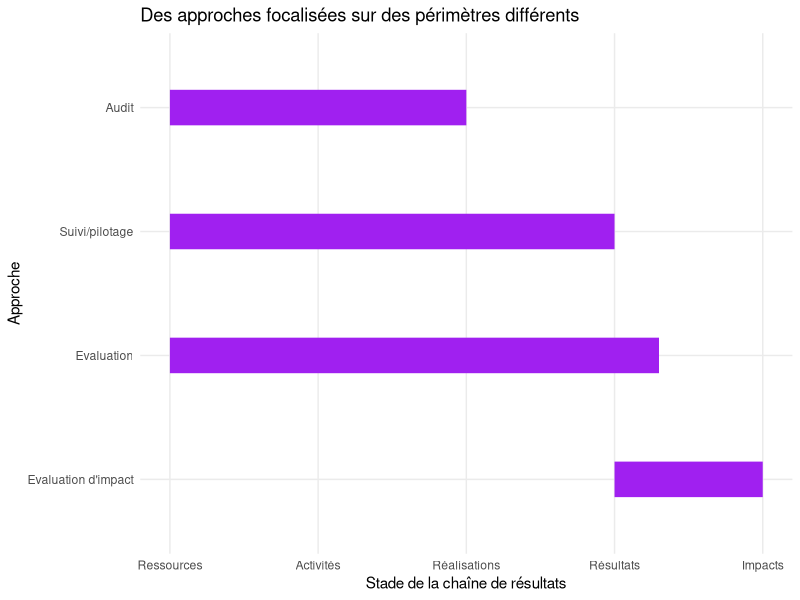

The R source for this figure:
## ---- chunk 1
library(ggplot2)
library(dplyr)

# Données
data <- data.frame(
  Approche = factor(c("Audit", "Suivi/pilotage", "Evaluation", "Evaluation d'impact"), 
                    levels = c("Evaluation d'impact", "Evaluation", "Suivi/pilotage", "Audit")), 
  Debut = c(1, 1, 1, 4),  # Indices correspondant à Ressources, Activités, etc.
  Fin = c(3, 4, 4.3, 5)
)

# Ajout des noms pour les niveaux
levels <- c("Ressources", "Activités", "Réalisations", "Résultats", "Impacts")

# Création du graphique
ggplot(data) +
  geom_segment(aes(x = Debut, xend = Fin, y = Approche, yend = Approche), 
               color = "purple", linewidth = 12) +
  scale_x_continuous(breaks = 1:5, labels = levels, 
                     minor_breaks = NULL) +
  theme_minimal() +
  labs(title = "Des approches focalisées sur des périmètres différents", 
       x = "Stade de la chaîne de résultats", 
       y = "Approche")

